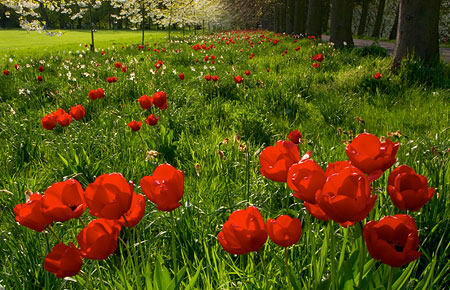
#> input picture img/flowers.jpg, 450 x 290 px
$ python convert_and_visualize_images_in_the_NTSC.py
#> lines starting #> are read from the running program, lines starting #| are printed output that depends on the picture
import numpy as np
import matplotlib.pyplot as plt
from PIL import Image

def rgb_to_yiq(rgb_image):
    rgb_norm = rgb_image.astype(float) / 255.0
    conversion_matrix = np.array([
        [0.299, 0.587, 0.114],
        [0.596, -0.275, -0.321],
        [0.212, -0.523, 0.311]
    ])
    height, width, _ = rgb_norm.shape
    pixels = rgb_norm.reshape(-1, 3)
    yiq_pixels = np.dot(pixels, conversion_matrix.T)
    yiq_image = yiq_pixels.reshape(height, width, 3)
    return yiq_image

def yiq_to_rgb(yiq_image):
    inverse_matrix = np.array([
        [1.000, 0.956, 0.621],
        [1.000, -0.272, -0.647],
        [1.000, -1.106, 1.703]
    ])
    height, width, _ = yiq_image.shape
    pixels = yiq_image.reshape(-1, 3)
    rgb_pixels = np.dot(pixels, inverse_matrix.T)
    rgb_pixels = np.clip(rgb_pixels, 0, 1)
    rgb_image = rgb_pixels.reshape(height, width, 3)
    rgb_image = (rgb_image * 255).astype(np.uint8)
    return rgb_image

def visualize_yiq(image_path):
#> called with image_path = '../../img/flowers.jpg'
    try:
        img = np.array(Image.open(image_path))
#> img is the input picture: shape (290, 450, 3); mean R, G, B 89.9, 79.6, 16.7
    except Exception as e:
        print(f"Error loading image: {e}")
        return
    yiq = rgb_to_yiq(img)
    y_channel = yiq[:,:,0]
    i_channel = yiq[:,:,1]
    q_channel = yiq[:,:,2]
    reconstructed = yiq_to_rgb(yiq)
    plt.figure(figsize=(16, 10))
    plt.subplot(2, 3, 1)
    plt.imshow(img)
    plt.title("Original RGB Image")
    plt.axis('off')
    plt.subplot(2, 3, 2)
    plt.imshow(y_channel, cmap='gray')
    plt.title("Y Channel (Luminance)")
    plt.axis('off')
    y_only = np.zeros_like(yiq)
    y_only[:,:,0] = y_channel
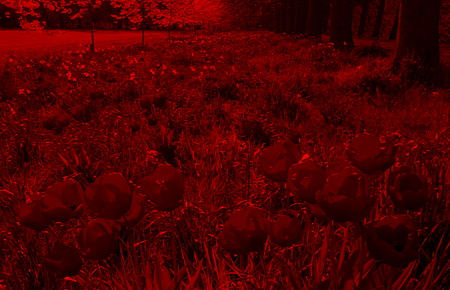
#> y_only: shape (290, 450, 3) float64; mean of channels 0, 1, 2 0.296, 0, 0; drawn as R, G, B
    y_rgb = yiq_to_rgb(y_only)
    plt.subplot(2, 3, 3)
    plt.imshow(y_rgb)
    plt.title("Y Channel Only (as RGB)")
    plt.axis('off')
    plt.subplot(2, 3, 4)
    i_normalized = (i_channel - np.min(i_channel)) / (np.max(i_channel) - np.min(i_channel))
    plt.imshow(i_normalized, cmap='RdBu')
    plt.title("I Channel (R-Y Chrominance)")
    plt.axis('off')
    plt.subplot(2, 3, 5)
    q_normalized = (q_channel - np.min(q_channel)) / (np.max(q_channel) - np.min(q_channel))
    plt.imshow(q_normalized, cmap='PRGn')
    plt.title("Q Channel (B-Y Chrominance)")
    plt.axis('off')
    plt.subplot(2, 3, 6)
    plt.imshow(reconstructed)
    plt.title("Reconstructed from YIQ")
    plt.axis('off')
    plt.tight_layout()
    plt.suptitle("RGB to YIQ Color Space Conversion", fontsize=16)
    plt.subplots_adjust(top=0.9)
    plt.figure(figsize=(15, 8))
    i_only = np.zeros_like(yiq)
    i_only[:,:,1] = i_channel
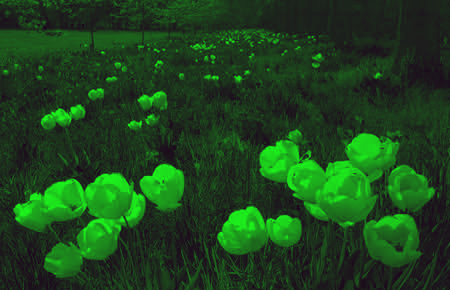
#> i_only: shape (290, 450, 3) float64; mean of channels 0, 1, 2 0, 0.103, 0; drawn with min black and max white
    i_rgb = yiq_to_rgb(i_only)
    plt.subplot(2, 3, 1)
    plt.imshow(i_rgb)
    plt.title("I Channel Component")
    plt.axis('off')
    q_only = np.zeros_like(yiq)
    q_only[:,:,2] = q_channel
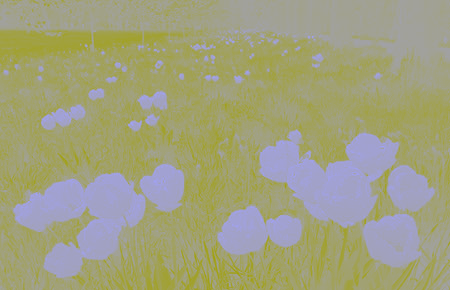
#> q_only: shape (290, 450, 3) float64; mean of channels 0, 1, 2 0, 0, -0.0681; drawn with min black and max white
    q_rgb = yiq_to_rgb(q_only)
    plt.subplot(2, 3, 2)
    plt.imshow(q_rgb)
    plt.title("Q Channel Component")
    plt.axis('off')
    yi = np.zeros_like(yiq)
    yi[:,:,0] = y_channel
    yi[:,:,1] = i_channel
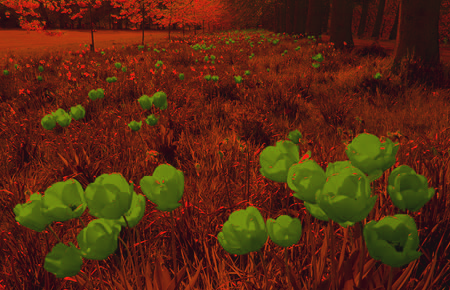
#> yi: shape (290, 450, 3) float64; mean of channels 0, 1, 2 0.296, 0.103, 0; drawn with min black and max white
    yi_rgb = yiq_to_rgb(yi)
    plt.subplot(2, 3, 3)
    plt.imshow(yi_rgb)
    plt.title("Y + I Channels")
    plt.axis('off')
    yq = np.zeros_like(yiq)
    yq[:,:,0] = y_channel
    yq[:,:,2] = q_channel
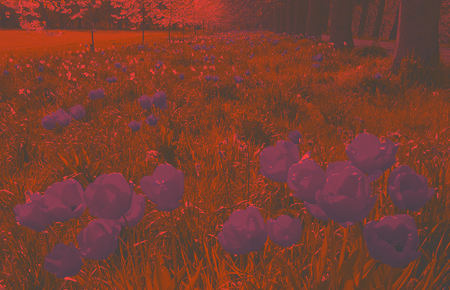
#> yq: shape (290, 450, 3) float64; mean of channels 0, 1, 2 0.296, 0, -0.0681; drawn with min black and max white
    yq_rgb = yiq_to_rgb(yq)
    plt.subplot(2, 3, 4)
    plt.imshow(yq_rgb)
    plt.title("Y + Q Channels")
    plt.axis('off')
    iq = np.zeros_like(yiq)
    iq[:,:,1] = i_channel
    iq[:,:,2] = q_channel
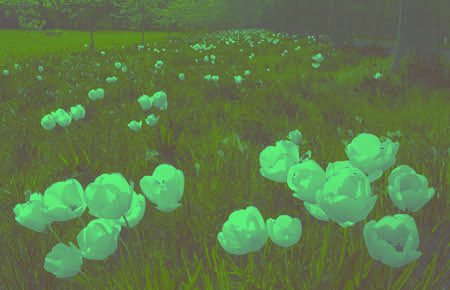
#> iq: shape (290, 450, 3) float64; mean of channels 0, 1, 2 0, 0.103, -0.0681; drawn with min black and max white
    iq_rgb = yiq_to_rgb(iq)
#> in yiq_to_rgb (call 7), `rgb_image = rgb_pixels.reshape(height, width, 3)`:
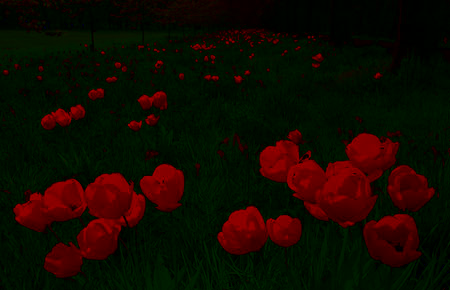
#> rgb_image: shape (290, 450, 3) float64; mean of channels 0, 1, 2 0.0762, 0.0432, 5.9e-05; drawn as R, G, B
    plt.subplot(2, 3, 5)
    plt.imshow(iq_rgb)
    plt.title("I + Q Channels (No Y)")
    plt.axis('off')
    plt.subplot(2, 3, 6)
    plt.imshow(reconstructed)
    plt.title("Full YIQ (Y+I+Q)")
    plt.axis('off')
    plt.tight_layout()
    plt.suptitle("YIQ Channel Combinations", fontsize=16)
    plt.subplots_adjust(top=0.9)
    plt.show()
    print("\nYIQ Channel Statistics:")
    print(f"Y Channel - Min: {y_channel.min():.3f}, Max: {y_channel.max():.3f}, Mean: {y_channel.mean():.3f}")
#| Y Channel - Min: 0.000, Max: 0.998, Mean: 0.296
    print(f"I Channel - Min: {i_channel.min():.3f}, Max: {i_channel.max():.3f}, Mean: {i_channel.mean():.3f}")
#| I Channel - Min: -0.072, Max: 0.569, Mean: 0.103
    print(f"Q Channel - Min: {q_channel.min():.3f}, Max: {q_channel.max():.3f}, Mean: {q_channel.mean():.3f}")
#| Q Channel - Min: -0.325, Max: 0.187, Mean: -0.068
    mse = np.mean((img.astype(float) - reconstructed.astype(float)) ** 2)
#> mse = 0.506
    print(f"\nReconstruction MSE: {mse:.2f}")
#| Reconstruction MSE: 0.51


image_path = "../../img/flowers.jpg"
visualize_yiq(image_path)
